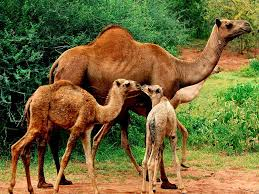
#> input picture t46 - t60/t-46/imagem1.jpg, 259 x 194 px
$ python t-46.py   (older library calls are emulated)
#> lines starting #> are read from the running program, lines starting #| are printed output that depends on the picture
import cv2
import numpy as np
count=1
data  =[]
for img in range(0,10):
    image = cv2.imread(f'imagem{count}.jpg')
#> image is the input picture: shape (194, 259, 3); mean B, G, R 55.9, 104.4, 115.5
    imageGray = cv2.cvtColor(image ,cv2.COLOR_BGR2GRAY)
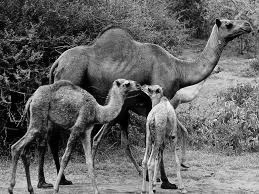
#> imageGray: shape (194, 259); min 0, max 250, mean 102.2
    imageGrayCanny = cv2.Canny(imageGray,100,255)
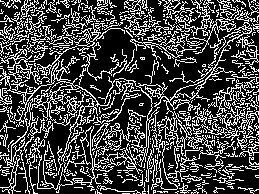
#> imageGrayCanny: shape (194, 259); 27.7% white in thin lines or dots
    imageGrayCannyLaplace = cv2.Laplacian(imageGrayCanny,cv2.CV_8UC1,3)
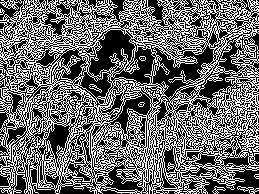
#> imageGrayCannyLaplace: shape (194, 259); 41.7% white in thin lines or dots
    ret, thresh = cv2.threshold(imageGrayCannyLaplace,127,255,cv2.THRESH_BINARY)

    spatialMoments = cv2.moments(thresh)
#> spatialMoments = moments, m00 5343270, centre m10/m00, m01/m00 = (128.8, 95.77)
    moments = spatialMoments['m00'], spatialMoments['m10'], spatialMoments['m01'], spatialMoments['m20'], spatialMoments['m11'],spatialMoments['m02'], spatialMoments['m30'],\
              spatialMoments['m21'], spatialMoments['m12'], spatialMoments['m03']
#> moments = (5343270, 688025955, 511719210, 1.2e+11, 6.59e+10, 6.59e+10, 2.34e+13, 1.14e+13, 8.48e+12, 9.49e+12)

    print(str(moments),'\n')
#| (5343270.0, 688025955.0, 511719210.0, 119694027975.0, 65920155315.0, 65850262620.0, 23432096632395.0, 11394312547335.0, 8481357032535.0, 9487355950260.0)

    data.append(moments)

    cv2.waitKey(500)
    count += 1
#> pass 2 of the loop `for img in range(0,10):`:
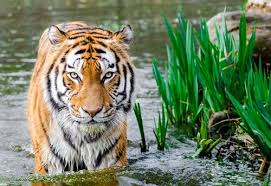
#> input picture t46 - t60/t-46/imagem2.jpg, 271 x 186 px
#> image is the input picture: shape (186, 271, 3); mean B, G, R 99.7, 128.3, 112.7
#> imageGray: shape (186, 271)
#> `imageGrayCanny = cv2.Canny(imageGray,100,255)`:
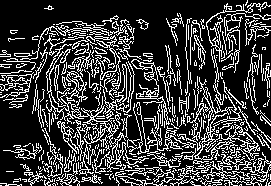
#> imageGrayCanny: shape (186, 271); 23.9% white in thin lines or dots
#> `imageGrayCannyLaplace = cv2.Laplacian(imageGrayCanny,cv2.CV_8UC1,3)`:
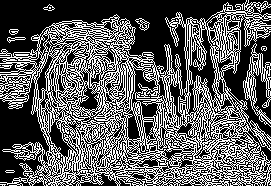
#> imageGrayCannyLaplace: shape (186, 271); 36.5% white in thin lines or dots
#> spatialMoments = moments, m00 4692000, centre m10/m00, m01/m00 = (141.9, 103.8)
#> moments = (4692000, 665802705, 487147920, 1.21e+11, 6.92e+10, 6.22e+10, 2.45e+13, 1.24e+13, 8.94e+12, 8.8e+12)
#| (4692000.0, 665802705.0, 487147920.0, 120534760425.0, 69166872945.0, 62180880960.0, 24467807555715.0, 12448058538435.0, 8937155681955.0, 8801770346790.0)
#> (the run stopped early here; a loop or call above may not have finished)
